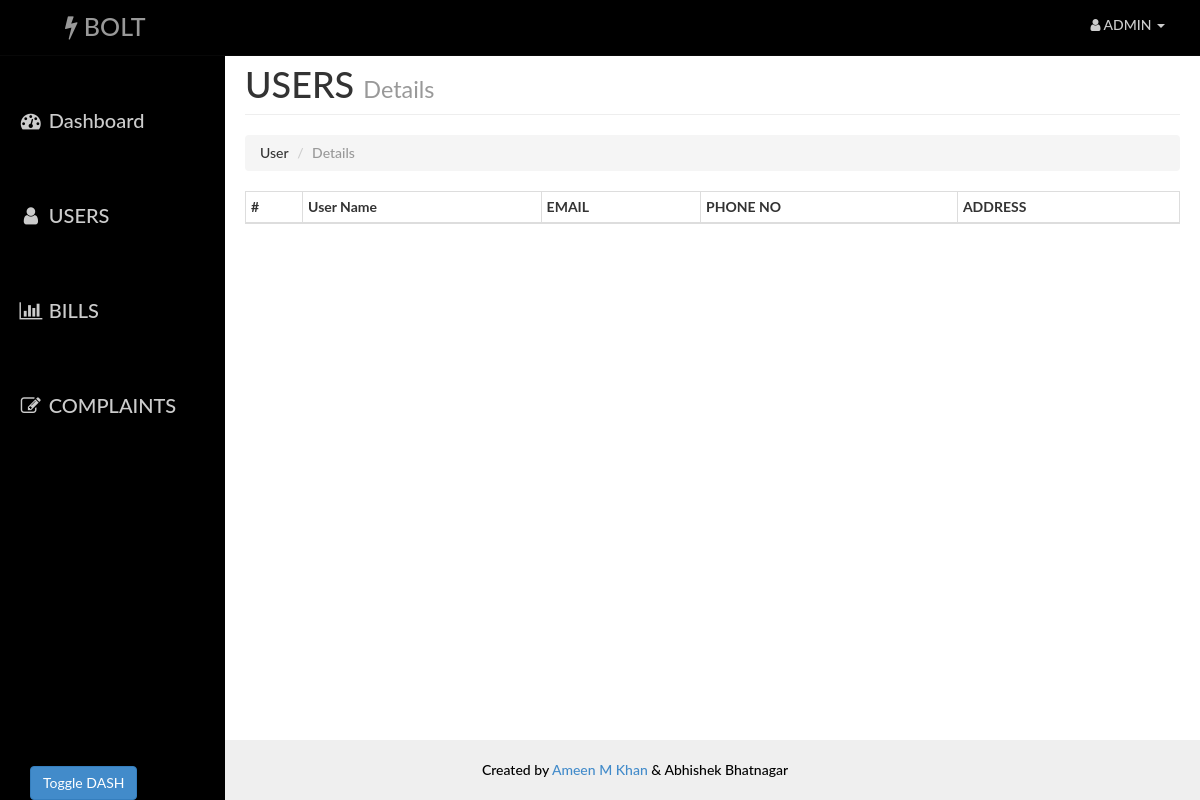
Page /admin/users.php on the earlier database version.
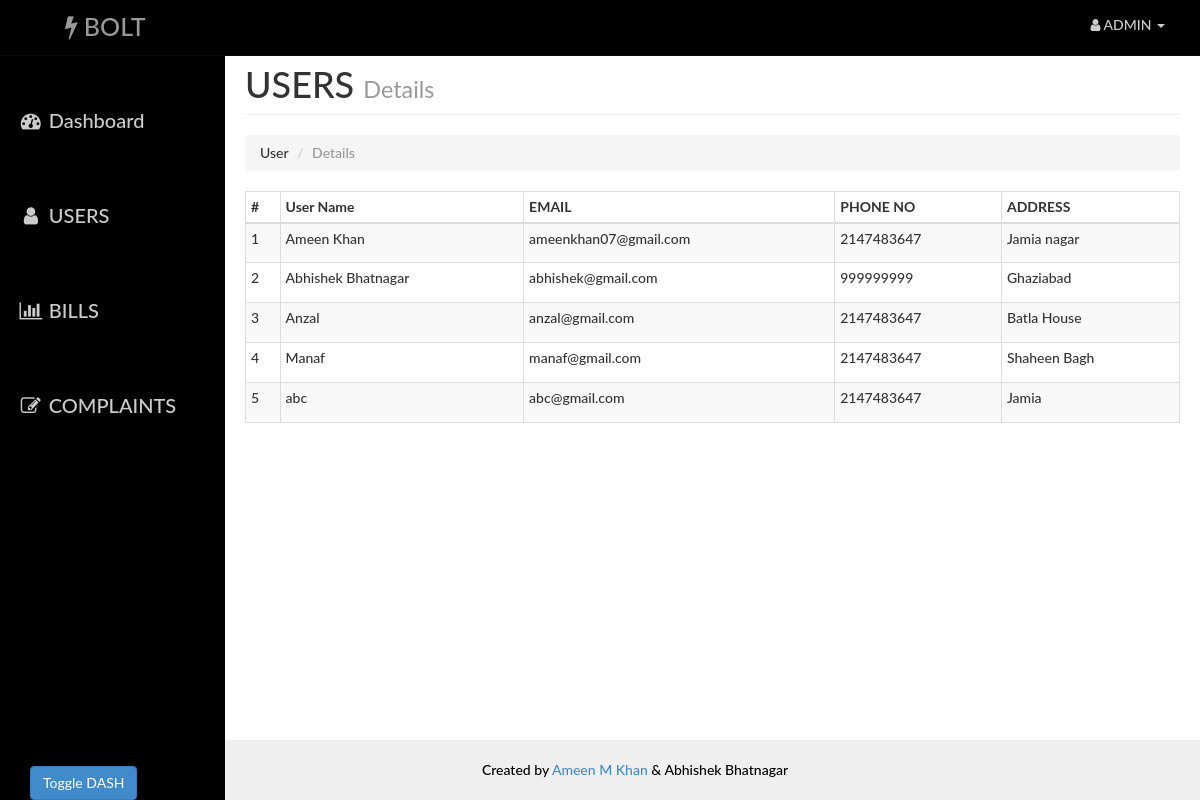
Same page on the later database version.
### tables this page shows
CREATE TABLE IF NOT EXISTS `user` (
  `id` int(14) NOT NULL AUTO_INCREMENT PRIMARY KEY ,
  `name` varchar(40) NOT NULL,
  `email` varchar(40) NOT NULL,
  `phone` int(14) NOT NULL,
  `pass` varchar(20) NOT NULL,
  `address` varchar(100) NOT NULL
);

### Includes/config.php (called while the page is built, shortened)
<?php
    $dbms="ebill";
?>

### Includes/admin.php (called while the page is built, shortened)
<?php
    function retrieve_users_detail()
    {
        include("config.php");
        $query  = "SELECT * FROM user";
        $result = mysqli_query($con,$query);
        return $result;
    }
 ?>

### admin/users.php (the view, shortened to what this page needs)
<?php
    require_once('head_html.php');
    require_once('../Includes/config.php');
    require_once('../Includes/session.php');
    require_once('../Includes/admin.php');
?>
<body>
    <div id="wrapper">
        <?php
            require_once("nav.php");
            require_once("sidebar.php");
        ?>
        <div id="page-content-wrapper">
            <div class="container-fluid">
                <div class="row">
                    <div class="col-lg-12">
                        <h1 class="page-header">
                            USERS
                            <small>Details</small>
                        </h1>
                        <ol class="breadcrumb">
                          <li>User</li>
                          <li class="active">Details</li>
                        </ol>
                        <div class="table-responsive" style="padding-top: 0">
                                <table class="table table-hover table-striped table-bordered table-condensed">
                                    <thead>
                                        <tr>
                                            <th>#</th>
                                            <th>User Name</th>
                                            <th>EMAIL</th>
                                            <th>PHONE NO</th>
                                            <th>ADDRESS</th>
                                        </tr>
                                    </thead>
                                    <tbody>
                                     <?php
                                            $result = retrieve_users_detail($_SESSION['aid']);
                                            $counter = 1;
                                            while($row = mysqli_fetch_assoc($result)){
                                            ?>
                                                <tr>
                                                    <td height="40"><?php echo $counter ?></td>
                                                    <td><?php echo $row['name'] ?></td>
                                                    <td><?php echo $row['email'] ?></td>
                                                    <td><?php echo $row['phone'] ?></td>
                                                    <td><?php echo $row['address'] ?></td>
                                                </tr>
                                            <?php
                                                $counter=$counter+1;
                                            }
                                        ?>
                                    </tbody>
                                </table>
                        </div>
                    </div>
                </div>
            </div>
        </div>
    </div>
<?php
    require_once("footer.php");
?>
</body>
</html>

### admin/head_html.php (shortened to what this page needs)
<!DOCTYPE html>
<html lang="en">
<head>
    <link href="../assets/css/bootstrap.css" rel="stylesheet">
    <link href="../assets/css/dash_admin.css" rel="stylesheet">
    <link href="font-awesome-4.1.0/css/font-awesome.min.css" rel="stylesheet" type="text/css">
    <link rel="stylesheet" href="https://maxcdn.bootstrapcdn.com/font-awesome/4.2.0/css/font-awesome.min.css">
</head>

### admin/nav.php (shortened to what this page needs)
<nav class="navbar navbar-inverse navbar-fixed-top" role="navigation">
    <div class="navbar-header">
        <a class="navbar-brand" href="index.php"><i class="fa fa-bolt"></i> BOLT</a>
    </div>
    <ul class="nav navbar-right top-nav">
        <li class="dropdown">
            <?php
                echo "<a href=\"#\" class=\"dropdown-toggle\" data-toggle=\"dropdown\"><i class=\"fa fa-user\"></i> ADMIN <b class=\"caret\"></b></a> ";
             ?>
        </li>
    </ul>
</nav>

### admin/sidebar.php
<div id="sidebar-wrapper">
    <ul class="sidebar-nav">
        <li class="active">
            <a href="index.php"><i class="fa fa-fw fa-dashboard"></i> Dashboard</a>
        </li>
        <li>
            <a href="users.php"><i class="fa fa-fw fa-user"></i> USERS </a>
        </li>
        <li>
            <a href="bill.php"><i class="fa fa-fw fa-bar-chart-o"></i> BILLS </a>
        </li>
        <li>
            <a href="complaint.php"><i class="fa fa-fw fa-edit"></i> COMPLAINTS </a>
        </li>
    </ul>
</div>

### admin/footer.php
<a href="#menu-toggle" class="btn btn-primary toggler" id="menu-toggle" style="z-index:1000;position:absolute;left:30px;bottom:0px"><i class="icon-circle-arrow-left"></i>Toggle DASH</a>
<footer class="text-center">
    <div class="footer-below">
        <div class="container">
            Created by <a href="https://github.com/ameenkhan07">Ameen M Khan</a> & Abhishek Bhatnagar
        </div>
    </div>
</footer>

### assets/css/dash_admin.css (style rules this page uses)
html { height: 100%; }
body, html { width: 100%; height: 100%; }
body, h1, h2, h3, h4, h5, h6 { font-family: "Lato","Helvetica Neue",Helvetica,Arial,sans-serif; font-weight: 500; }
#wrapper { padding-left: 10px; padding-top: 5px; -webkit-transition: all 0.5s ease; -moz-transition: all 0.5s ease; -o-transition: all 0.5s ease; transition: all 0.5s ease; }
#sidebar-wrapper { margin-top: 20px; z-index: 1000; position: fixed; left: 250px; width: 0; height: 100%; margin-left: -250px; overflow-y: auto; background: #000; -webkit-transition: all 0.5s ease; -moz-transition: all 0.5s ease; -o-transition: all 0.5s ease; transition: all 0.5s ease; }
#page-content-wrapper { width: 100%; padding: 15px; min-height:100%; }
.navbar { background: #000; }
.navbar-brand { font-family: 'Lato', sans-serif; font-size: 25px; margin-left: 50px; color: #cccccc; }
.top-nav { padding: 0 20px; background: #000; }
.top-nav>li>a { padding-top: 15px; padding-bottom: 15px; line-height: 20px; color: #ccc; }
.sidebar-nav { position: absolute; top: 60px; width: 225px; margin: 0; padding: 0; list-style: none; }
.sidebar-nav li { padding-bottom: 25px; line-height: 70px; font-family: 'Lato', sans-serif; font-size: 20px; }
.sidebar-nav li a { padding-left: 18px; display: block; text-decoration: none; color: #cccccc; }
@media (min-width:768px) { #wrapper { padding-left: 225px; } }
@media (min-width:768px) { #sidebar-wrapper { width: 225px; } }
@media (min-width:768px) { #page-content-wrapper { padding: 20px; } }
.table-responsive { padding-top: 20px; padding-bottom: 20px; }
footer { color: #000; position: absolute; bottom: 0; padding-left: 0px; width: 100%; }
footer .footer-below { padding: 20px 0px; padding-left: 50px; background-color: #efefef; }

Differences in the rows shown:
added user: name "Ameen Khan", email "ameenkhan07@gmail.com", phone "2147483647", address "Jamia nagar"
added user: name "Abhishek Bhatnagar", email "abhishek@gmail.com", phone "999999999", address "Ghaziabad"
added user: name "Anzal", email "anzal@gmail.com", phone "2147483647", address "Batla House"
added user: name "Manaf", email "manaf@gmail.com", phone "2147483647", address "Shaheen Bagh"
added user: name "abc", email "abc@gmail.com", phone "2147483647", address "Jamia"
